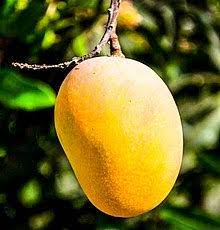
#> input picture mango.jpeg, 220 x 230 px
$ python 'Binding Trackbar2.py.py'
#> lines starting #> are read from the running program, lines starting #| are printed output that depends on the picture; after the words box and inside, x2 and y2 are one past the last pixel; in counts of white or black regions, pixels touching at a corner belong together
import cv2
#import numpy as np

cv2.namedWindow('Image')

def change_value(x):
    print(x)

cv2.createTrackbar('Position','Image',22,121,change_value)
cv2.createTrackbar('Color/Gray','Image',0,3,change_value)

while(True):
    img=cv2.imread('mango.jpeg',1)
#> img is the input picture: shape (230, 220, 3); mean B, G, R 38.5, 103.6, 112
    pos=cv2.getTrackbarPos('Position','Image')
    cv2.putText(img,str(pos),(50,50),cv2.FONT_HERSHEY_SIMPLEX,2,(255,255,0),10,cv2.LINE_8)
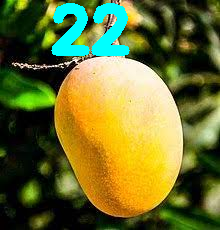
#> img: shape (230, 220, 3); 4.78% of pixels changed, all inside (x1, y1, x2, y2) = (51, 3, 130, 56)

    if cv2.waitKey(1)==27:
#> (key Esc is pressed here)
        break

    switch=cv2.getTrackbarPos('Color/Gray','Image')
    if switch==0:
        pass
    elif switch==1:
        img=cv2.cvtColor(img,cv2.COLOR_BGR2GRAY)
    elif switch==2:
        img=cv2.cvtColor(img,cv2.COLOR_BGR2HLS)
    else:
        img=cv2.cvtColor(img,cv2.COLOR_BGR2XYZ)
    cv2.imshow('Image',img)


cv2.waitKey(0)
cv2.destroyAllWindows()

$ run again, with images.jpeg copied over mango.jpeg
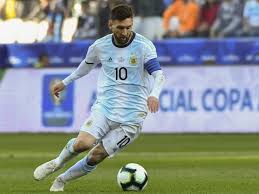
#> input picture images.jpeg, 259 x 194 px
#> img is the input picture: shape (194, 259, 3); mean B, G, R 141.7, 143.9, 135.2
#> `cv2.putText(img,str(pos),(50,50),cv2.FONT_HERSHEY_SIMPLEX,2,(255,255,0..`:
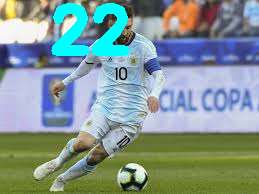
#> img: shape (194, 259, 3); 4.82% of pixels changed, all inside (x1, y1, x2, y2) = (51, 3, 130, 56)

$ run again, with messi5.jpeg copied over mango.jpeg
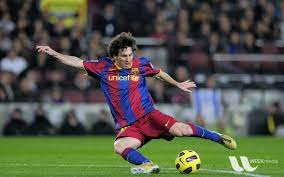
#> input picture messi5.jpeg, 284 x 177 px
#> img is the input picture: shape (177, 284, 3); mean B, G, R 72.8, 86, 82.3
#> `cv2.putText(img,str(pos),(50,50),cv2.FONT_HERSHEY_SIMPLEX,2,(255,255,0..`:
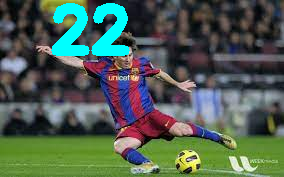
#> img: shape (177, 284, 3); 4.81% of pixels changed, all inside (x1, y1, x2, y2) = (51, 3, 130, 56)
